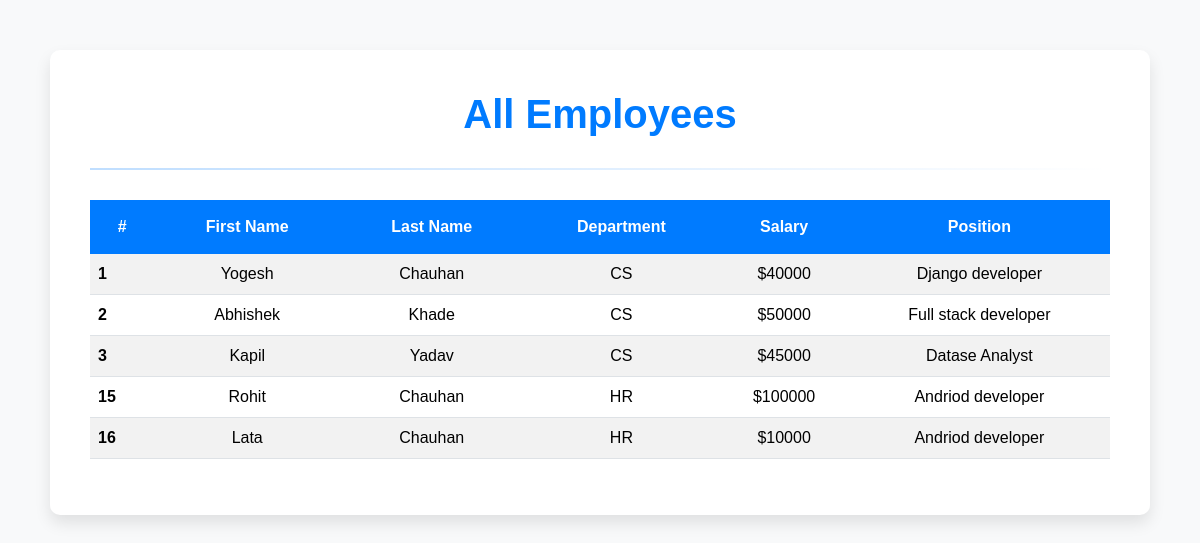
The app's page /All_emp with its own data.
### emp_app/models.py (models this page shows, shortened)
class Employee(models.Model):
    emp_first_name = models.CharField(max_length=100)
    emp_last_name = models.CharField(max_length=100)
    dept = models.ForeignKey(Department , on_delete=models.CASCADE)
    salary = models.IntegerField(default=0)
    bonus = models.IntegerField(default=0)
    role = models.ForeignKey(Role , on_delete=models.CASCADE)
    phone = models.IntegerField(default=0)
    hire_date = models.DateField()

class Department(models.Model):
    name = models.CharField(max_length=100 , null = False)
    location = models.CharField(max_length=100)

class Role(models.Model):
    position = models.CharField(max_length=50)

### emp_app/views.py (the view)
# urls.py: path('All_emp', views.All_emp , name = 'All_emp'),
def All_emp(request):
    emps = Employee.objects.all()
    context = {
        'emps' : emps
    }
    return render(request , 'All_emp.html' , context)

### emp_app/templates/All_emp.html (shortened to what this page needs)
<!DOCTYPE html>
<html lang="en">
<head>
    <link href="https://cdn.jsdelivr.net/npm/bootstrap@5.3.3/dist/css/bootstrap.min.css" rel="stylesheet"
>
</head>
<body>
    <div class="container">
        <h1>All Employees</h1>
        <hr>
        <table class="table table-striped table-hover">
            <thead>
                <tr>
                    <th scope="col">#</th>
                    <th scope="col">First Name</th>
                    <th scope="col">Last Name</th>
                    <th scope="col">Department</th>
                    <th scope="col">Salary</th>
                    <th scope="col">Position</th>
                </tr>
            </thead>
            <tbody>
                {% for emp in emps %}
                <tr>
                    <th scope="row">{{ emp.id }}</th>
                    <td data-label="First Name">{{ emp.emp_first_name }}</td>
                    <td data-label="Last Name">{{ emp.emp_last_name }}</td>
                    <td data-label="Department">{{ emp.dept.name }}</td>
                    <td data-label="Salary">${{ emp.salary }}</td>
                    <td data-label="Position">{{ emp.role.position }}</td>
                </tr>
                {% endfor %}
            </tbody>
        </table>
    </div>
</body>
</html>

### emp_app/templates/All_emp.html (style rules this page uses)
body { background-color: #f8f9fa; font-family: 'Arial', sans-serif; }
.container { max-width: 1100px; background-color: white; padding: 40px; border-radius: 10px; box-shadow: 0 8px 16px rgba(0, 0, 0, 0.1); margin-top: 50px; }
h1 { text-align: center; margin-bottom: 30px; font-size: 2.5rem; color: #007bff; font-weight: bold; }
hr { border: 0; height: 2px; background: linear-gradient(to right, #007bff, transparent); margin-bottom: 30px; }
.table { margin-top: 20px; }
.table thead th { background-color: #007bff; color: white; border-bottom: none; text-align: center; padding: 15px; }
.table tbody td { text-align: center; vertical-align: middle; }

### records on screen
Employee: id "1", emp_first_name "Yogesh", emp_last_name "Chauhan", dept.name "CS", salary "40000", role.position "Django developer"
Employee: id "2", emp_first_name "Abhishek", emp_last_name "Khade", dept.name "CS", salary "50000", role.position "Full stack developer"
Employee: id "3", emp_first_name "Kapil", emp_last_name "Yadav", dept.name "CS", salary "45000", role.position "Datase Analyst"
Employee: id "15", emp_first_name "Rohit", emp_last_name "Chauhan", dept.name "HR", salary "100000", role.position "Andriod developer"
Employee: id "16", emp_first_name "Lata", emp_last_name "Chauhan", dept.name "HR", salary "10000", role.position "Andriod developer"
